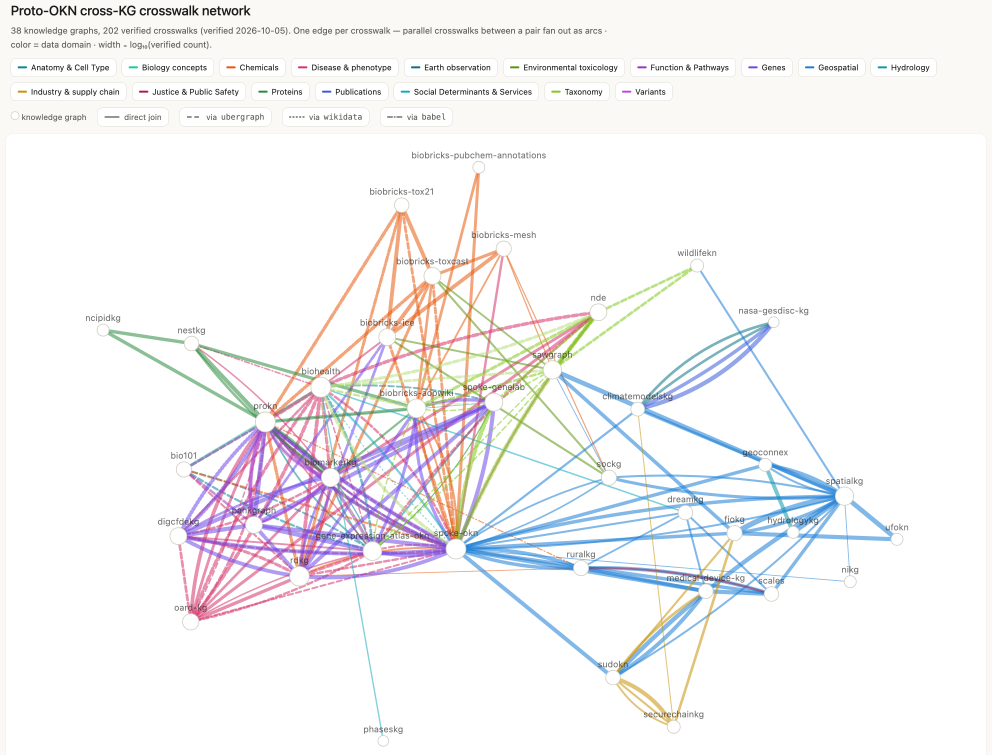
#> input picture docs/crosswalks/crosswalk-network.png, 2976 x 2263 px (shown at 1/3 size)
$ python -i render_crosswalk_network_png.py   (imports and definitions only)
#> lines starting #> are read from the running program, lines starting #| are printed output that depends on the picture
#> further down, picture is the input picture: PIL image 2976x2263 RGB; mean R, G, B 245, 243.9, 245
#!/usr/bin/env python3
"""Render docs/crosswalks/crosswalk-network.png by SCREENSHOTTING the D3 figure.

The PNG is now a rasterisation of `crosswalk-network.html` itself, taken in
headless Chrome, rather than an independent redraw. It previously re-implemented
the whole figure in matplotlib + networkx — a SECOND layout of the same data,
which meant a second thing to keep in sync and, in practice, a worse picture: the
networkx `spring_layout` has no notion of label collision, so the biomedical
cluster's names printed straight through one another. The D3 page already solves
that (label-aware collision radii, domain clustering, fit-to-viewport), so the
honest thing is to photograph it instead of imitating it.

This is only reproducible because the page settles its force simulation
SYNCHRONOUSLY at load (see the "Settle the layout SYNCHRONOUSLY" comment there):
the geometry does not depend on animation timing, so the same HTML always yields
the same PNG. The page is loaded with `?static=1`, which hides the controls that
only mean something when you can click them (the interaction hint, reset button).

Requires Google Chrome. Run after build_crosswalk_network.py:

    python scripts/render_crosswalk_network_png.py
"""

from __future__ import annotations

import hashlib
import shutil
import subprocess
import sys
import tempfile
from pathlib import Path

from PIL import Image, PngImagePlugin

ROOT = Path(__file__).resolve().parent.parent
HTML = ROOT / "docs" / "crosswalks" / "crosswalk-network.html"
PNG = ROOT / "docs" / "crosswalks" / "crosswalk-network.png"

# 2x device scale => a crisp retina PNG; the page is laid out for ~1500px wide.
WIDTH, HEIGHT, SCALE = 1500, 1150, 2

CHROME_CANDIDATES = [
    "/Applications/Google Chrome.app/Contents/MacOS/Google Chrome",
    "/Applications/Chromium.app/Contents/MacOS/Chromium",
    "google-chrome",
    "chromium",
    "chromium-browser",
]


# [11 lines left out: function find_chrome, not called in this run]


def trim(im: Image.Image) -> Image.Image:
    """Crop the uniform page-background border so the PNG is all figure."""
    rgb = im.convert("RGB")
    bg = Image.new("RGB", rgb.size, rgb.getpixel((0, 0)))
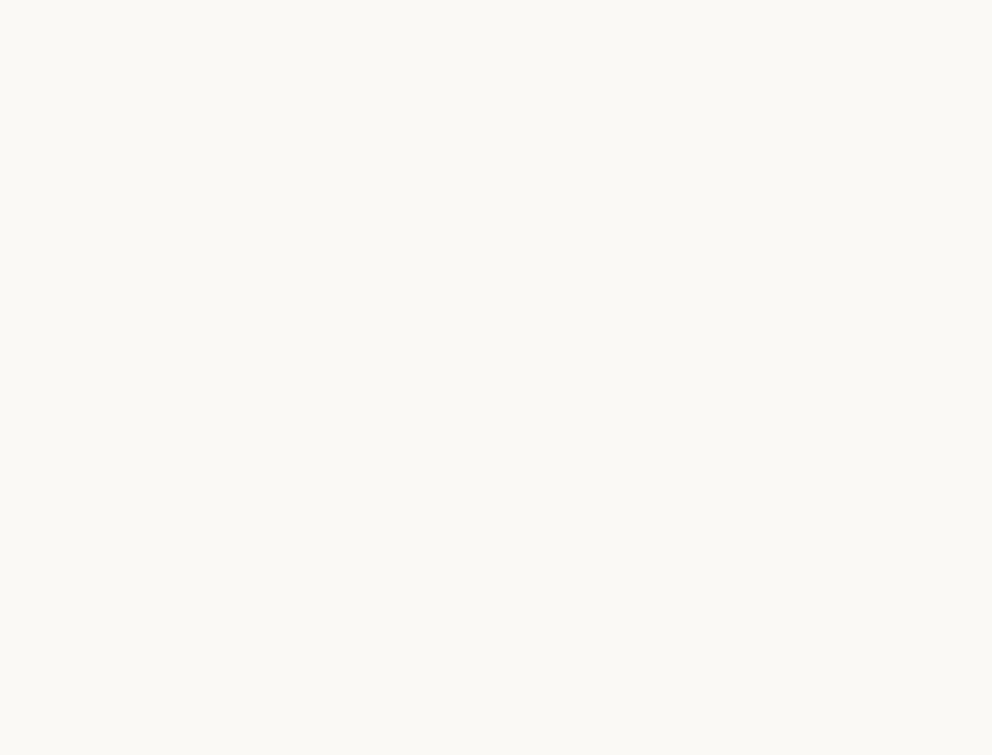
#> bg: PIL image 2976x2263 RGB (shown at 1/3 size); mean R, G, B 250, 249, 245
    from PIL import ImageChops

    box = ImageChops.difference(rgb, bg).getbbox()
#> box = (16, 16, 2960, 2263)
    if not box:
        return im
    pad = 8 * SCALE
    x0, y0, x1, y1 = box
#> x0 = 16; y0 = 16; x1 = 2960; y1 = 2263
    return im.crop(
        (
            max(0, x0 - pad),
            max(0, y0 - pad),
            min(im.width, x1 + pad),
            min(im.height, y1 + pad),
        )
    )


# [46 lines left out: function main, not called in this run]


# [2 lines not run here, left out]

>>> from PIL import Image
>>> picture = Image.open('../docs/crosswalks/crosswalk-network.png')
>>> result = trim(picture)
